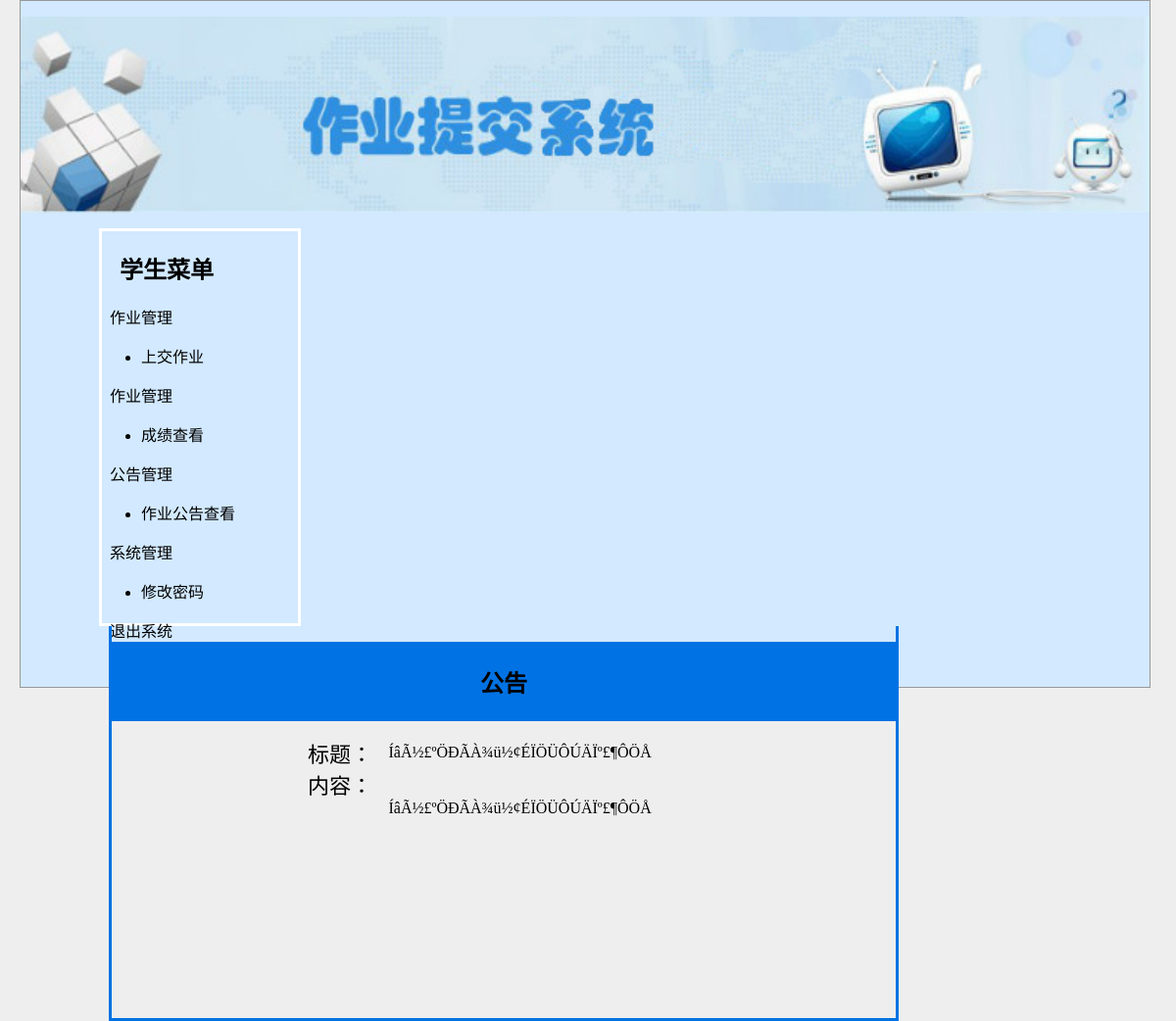
The page /phps/liuyan_detail.php?id=22 on the database its author committed.
### tables this page shows
CREATE TABLE `book` (
  `id` int(4) NOT NULL auto_increment,
  `name` varchar(100) NOT NULL,
  `content` longtext NOT NULL,
  PRIMARY KEY  (`id`)
);

### phps/liuyan_detail.php (the view, shortened to what this page needs)
<!DOCTYPE html PUBLIC "-//W3C//DTD XHTML 1.0 Transitional//EN" "http://www.w3.org/TR/xhtml1/DTD/xhtml1-transitional.dtd">
<html xmlns="http://www.w3.org/1999/xhtml">
<head>
<link rel="stylesheet" href="css/css.css" type="text/css" />
</head>
<body>
<div class="box3">
    <div>
    <p align="center">  <img src="..\img\head.png" align="center" width="100%" height=200px></img></p>
    </div>
    <div class="box1" >
    <h2>&nbsp;&nbsp;&nbsp;学生菜单</h2>
     &nbsp;&nbsp;作业管理
     <ul type="disc">
       <li><a href="../filesuploaad/index.php" STYLE='text-decoration:none;COLOR:black'>上交作业</li>
       </ul>
       &nbsp;&nbsp;作业管理
     <ul type="disc">
       <li><a href="../stu/mysqli_showlist.php" STYLE='text-decoration:none;COLOR:black'>成绩查看</a></li>
       </ul>
       &nbsp;&nbsp;公告管理
     <ul type="disc">
       <li><a href="../phps/liuyan_detail.php" STYLE='text-decoration:none;COLOR:black'>作业公告查看</li>
       </ul>
     &nbsp;&nbsp;系统管理
     <ul type="disc">
       <li><a href="../upload/change_check.php" STYLE='text-decoration:none;COLOR:black'>修改密码</a></li>
       </ul>
     <a href="../index.php" STYLE='text-decoration:none;COLOR:black'>&nbsp;&nbsp;退出系统</a>
    </div>
    <div class="box2" >
<p>
  <?php
$id=$_GET['id'];
$sql="select * from book where id='$id'";
$result=mysql_query($sql);
$row=mysql_fetch_array($result);
?>
    <table width=800px height=50px bgcolor="#0072E3">
      <tr><th><h2>公告</h2></th></tr>
    </table>
   <table width="400" border="0" align="center" cellpadding="0" cellspacing="0">
  <tr>
    <td width="100" class="zi">标题：</td>
    <td width="340"><?php echo $row['name']; ?></td>
  </tr>
  <tr>
    <td width="100" class="zi">内容：</td>
    <td>&nbsp;</td>
  </tr>
  <tr>
    <td>&nbsp;</td>
    <td><?php echo $row['content']; ?></td>
  </tr>
</table>
<p>&nbsp;</p>
</div>
</div>
</body>
</html>

### phps/css/css.css (style rules this page uses)
body { font:"΢���ź�"; margin:0px; font-size:16px; }

### phps/liuyan_detail.php (style rules this page uses)
body { background-color:#eee;margin:0;padding:0; }
.box3 { margin-left: 20px; background-color: #D2E9FF; width:96%; height:700px; border-bottom-width:1px; border-bottom-style: solid; border-bottom-color:#999; border-left-width: 1px; border-left-style: solid; border-left-color:#999; border-top-width:1px; border-top-style:solid; border-top-color:#999; border-right-width:1px; border-right-style: solid; border-right-color:#999; }
.box1 { margin-left: 80px; width:200px; height:400px; float: left; border-bottom-width:3px; border-bottom-style:solid; border-bottom-color:#FFF; border-left-width: 3px; border-left-style: solid; border-left-color:#FFF; border-top-width:3px; border-top-style: solid; border-top-color:#FFF; border-right-width:3px; border-right-style: solid; border-right-color:#FFF; }
.box2 { float:left; margin-left: 90px; width: 800px; height:400px; border-bottom-width:3px; border-bottom-style:solid; border-bottom-color:#0072E3; border-left-width:3px; border-left-style: solid; border-left-color:#0072E3; border-right-width:3px; border-right-style:solid; border-right-color:#0072E3; }
.zi { font-size:22px; }

### rows shown on the page
book: name "ÍâÃ½£ºÖÐÃÀ¾ü½¢ÉÏÖÜÔÚÄÏº£¶ÔÖÅ", content "ÍâÃ½£ºÖÐÃÀ¾ü½¢ÉÏÖÜÔÚÄÏº£¶ÔÖÅ"
